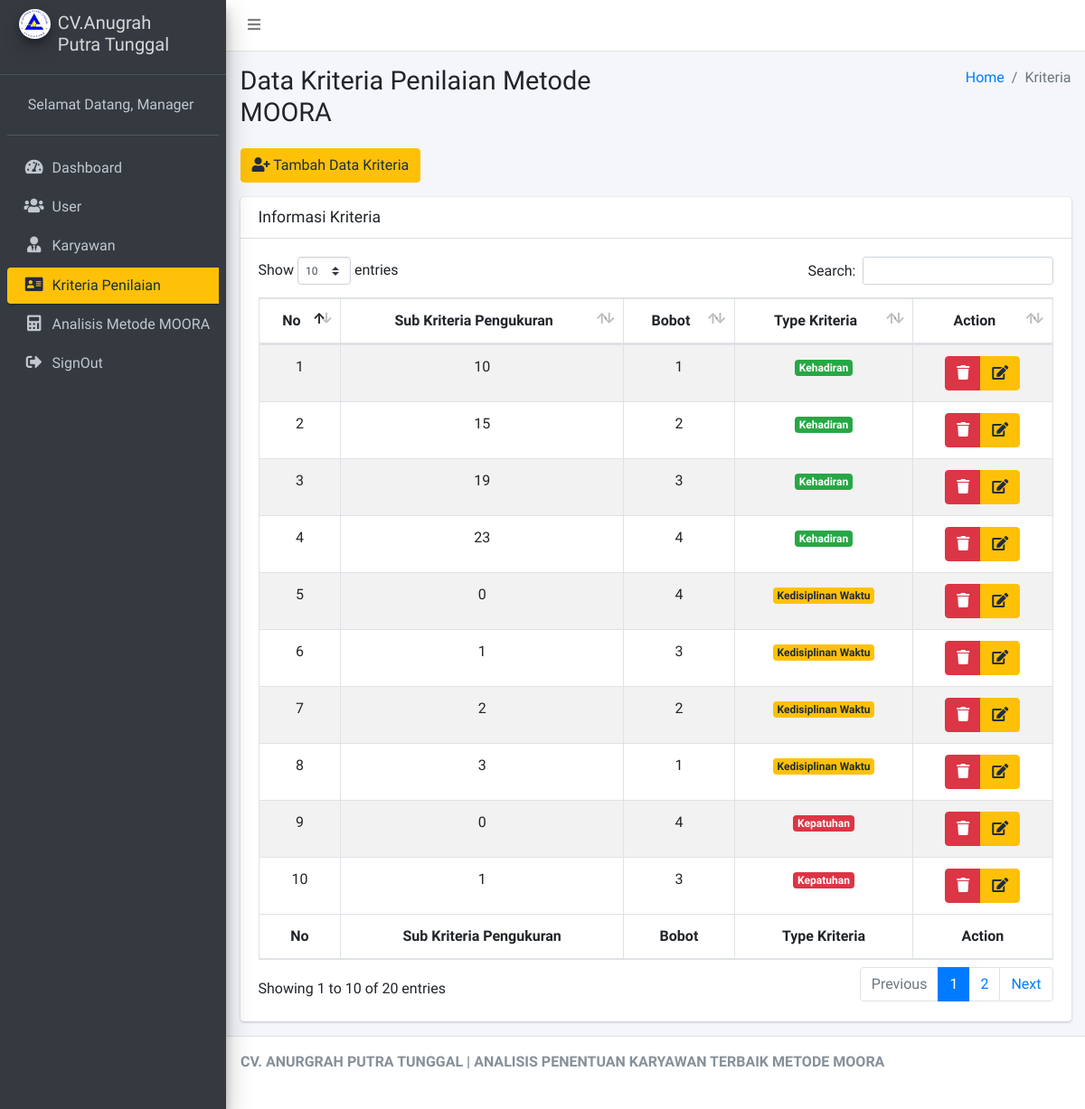
/Manager/cKriteria (signed in), run on an earlier commit of the app's database.
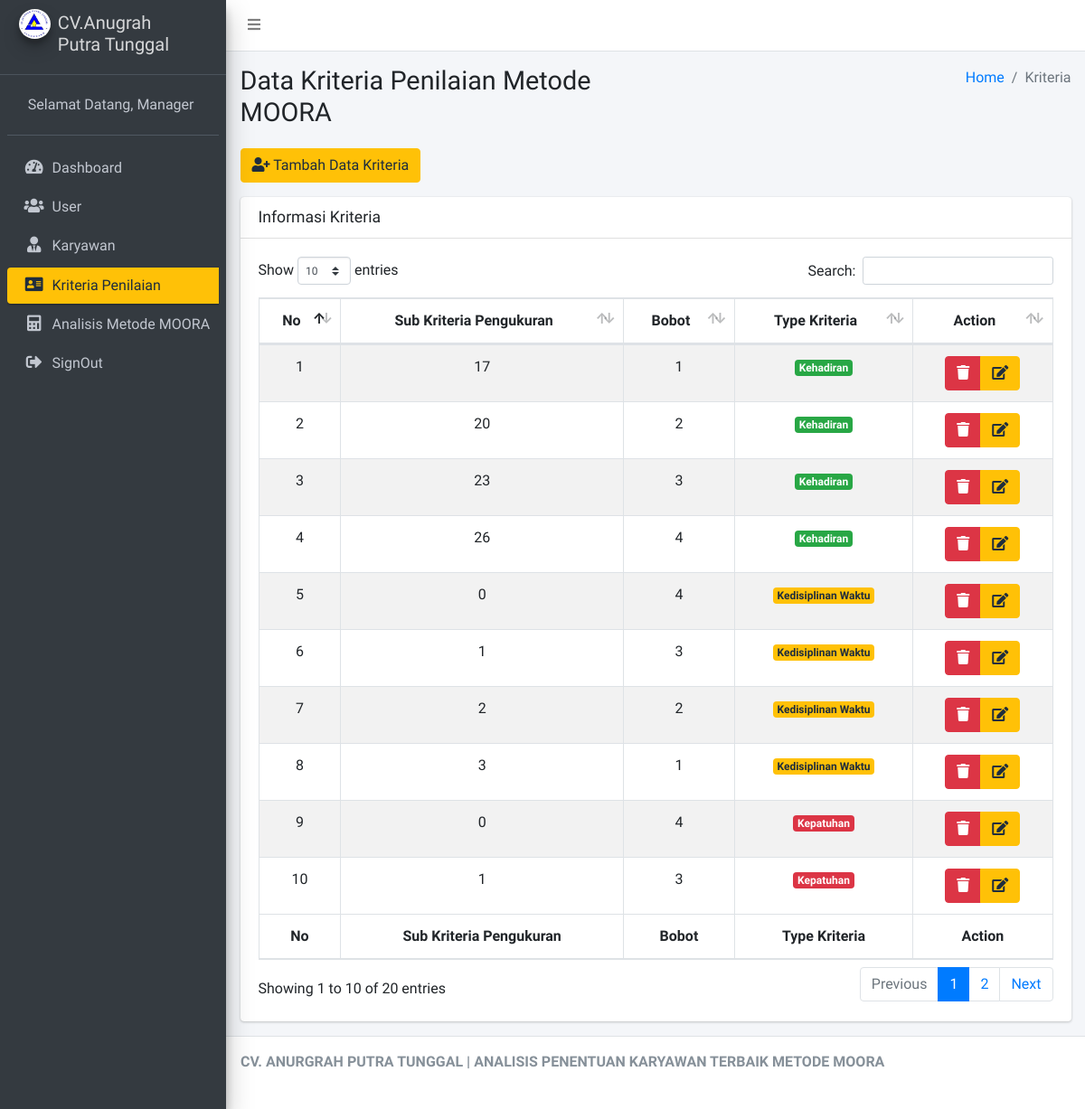
And on a later commit of the database.
### tables this page shows
CREATE TABLE `tbl_kriteria` (
  `id_kriteria` int(11) NOT NULL,
  `nama_kriteria` varchar(125) NOT NULL,
  `bobot` int(11) NOT NULL,
  `type` int(11) NOT NULL
);

### application/controllers/Manager/cKriteria.php (called while the page is built, shortened)
<?php
class cKriteria extends CI_Controller
{
	public function __construct()
	{
		$this->load->model('mKriteria');
	}
	public function index()
	{
		$data = array(
			'kriteria' => $this->mKriteria->select()
		);
		$this->load->view('Manager/Layout/head');
		$this->load->view('Manager/Layout/aside');
		$this->load->view('Manager/vKriteria', $data);
		$this->load->view('Manager/Layout/footer');
	}
}

### index.php (called while the page is built, shortened)
<?php
require_once BASEPATH.'core/CodeIgniter.php';

### application/models/mKriteria.php (called while the page is built, shortened)
<?php
class mKriteria extends CI_Model
{
	public function select()
	{
		$this->db->select('*');
		$this->db->from('tbl_kriteria');
		return $this->db->get()->result();
	}
}

### application/views/Manager/vKriteria.php (the view, shortened to what this page needs)
<div class="content-wrapper">
	<section class="content-header">
		<div class="container-fluid">
			<div class="row mb-2">
				<div class="col-sm-6">
					<h1>Data Kriteria Penilaian Metode MOORA</h1>
				</div>
				<div class="col-sm-6">
					<ol class="breadcrumb float-sm-right">
						<li class="breadcrumb-item"><a href="#">Home</a></li>
						<li class="breadcrumb-item active">Kriteria</li>
					</ol>
				</div>
			</div>
		</div>
	</section>
	<section class="content">
		<div class="container-fluid">
			<div class="row">
				<div class="col-12  ">
					<button type="button" class="btn btn-warning mb-3" data-toggle="modal" data-target="#modal-default">
						<i class="fas fa-user-plus"></i> Tambah Data Kriteria
					</button>
					<div class="card">
						<div class="card-header">
							<h3 class="card-title">Informasi Kriteria</h3>
						</div>
						<div class="card-body">
							<table id="example1" class="table table-bordered table-striped">
								<thead>
									<tr>
										<th class="text-center">No</th>
										<th class="text-center">Sub Kriteria Pengukuran</th>
										<th class="text-center">Bobot</th>
										<th class="text-center">Type Kriteria</th>
										<th class="text-center">Action</th>
									</tr>
								</thead>
								<tbody>
									<?php
									$no = 1;
									foreach ($kriteria as $key => $value) {
									?>
										<tr>
											<td class="text-center"><?= $no++ ?></td>
											<td class="text-center"><?= $value->nama_kriteria ?></td>
											<td class="text-center"><?= $value->bobot ?></td>
											<td class="text-center"><?php
																	if ($value->type == '1') {
																	?>
													<span class="badge badge-success">Kehadiran</span>
												<?php
																	} else if ($value->type == '2') {
												?>
													<span class="badge badge-warning">Kedisiplinan Waktu</span>
												<?php
																	} else if ($value->type == '3') {
												?>
													<span class="badge badge-danger">Kepatuhan</span>
												<?php
																	} else if ($value->type == '4') {
												?>
													<span class="badge badge-info">Pengelolaan Alat</span>
												<?php
																	} else if ($value->type == '5') {
												?>
													<span class="badge badge-primary">Masa Kerja</span>
												<?php
																	}
												?>
											</td>
											<td class="text-center">
												<div class="btn-group">
													<a href="<?= base_url('Admin/cKelolaData/deleteuser/' . $value->id_kriteria) ?>" class="btn btn-danger"><i class="fas fa-trash"></i></a>
													<button type="button" data-toggle="modal" data-target="#edit<?= $value->id_kriteria ?>" class="btn btn-warning"><i class="fas fa-edit"></i></button>
												</div>
											</td>
										</tr>
									<?php
									}
									?>
								</tbody>
								<tfoot>
									<tr>
										<th class="text-center">No</th>
										<th class="text-center">Sub Kriteria Pengukuran</th>
										<th class="text-center">Bobot</th>
										<th class="text-center">Type Kriteria</th>
										<th class="text-center">Action</th>
									</tr>
								</tfoot>
							</table>
						</div>
					</div>
				</div>
			</div>
		</div>
	</section>
</div>

### application/views/Manager/Layout/head.php (shortened to what this page needs)
<!DOCTYPE html>
<html>
<head>
	<link rel="stylesheet" href="<?= base_url('asset/AdminLTE/') ?>plugins/fontawesome-free/css/all.min.css">
	<link rel="stylesheet" href="https://code.ionicframework.com/ionicons/2.0.1/css/ionicons.min.css">
	<link rel="stylesheet" href="<?= base_url('asset/AdminLTE/') ?>plugins/tempusdominus-bootstrap-4/css/tempusdominus-bootstrap-4.min.css">
	<link rel="stylesheet" href="<?= base_url('asset/AdminLTE/') ?>dist/css/adminlte.min.css">
	<link rel="stylesheet" href="<?= base_url('asset/AdminLTE/') ?>plugins/overlayScrollbars/css/OverlayScrollbars.min.css">
	<link rel="stylesheet" href="<?= base_url('asset/AdminLTE/') ?>plugins/daterangepicker/daterangepicker.css">
	<link rel="stylesheet" href="<?= base_url('asset/AdminLTE/') ?>plugins/summernote/summernote-bs4.css">
	<link rel="stylesheet" href="<?= base_url('asset/AdminLTE/') ?>plugins/datatables-bs4/css/dataTables.bootstrap4.min.css">
	<link rel="stylesheet" href="<?= base_url('asset/AdminLTE/') ?>plugins/datatables-responsive/css/responsive.bootstrap4.min.css">
	<link rel="stylesheet" href="<?= base_url('asset/AdminLTE/') ?>plugins/daterangepicker/daterangepicker.css">
	<link rel="stylesheet" href="<?= base_url('asset/AdminLTE/') ?>plugins/select2/css/select2.min.css">
	<link rel="stylesheet" href="<?= base_url('asset/AdminLTE/') ?>plugins/select2-bootstrap4-theme/select2-bootstrap4.min.css">
</head>
<body class="hold-transition sidebar-mini layout-fixed">
	<div class="wrapper">
		<nav class="main-header navbar navbar-expand navbar-white navbar-light">
			<ul class="navbar-nav">
				<li class="nav-item">
					<a class="nav-link" data-widget="pushmenu" href="#" role="button"><i class="fas fa-bars"></i></a>
				</li>
			</ul>
		</nav>

### application/views/Manager/Layout/aside.php
<aside class="main-sidebar sidebar-dark-warning elevation-4">
	<a href="index3.html" class="brand-link">
		<img src="<?= base_url('asset/logo.jpg') ?>" alt="AdminLTE Logo" class="brand-image img-circle elevation-3">
		<h5 class="brand-text font-weight-light">CV.Anugrah <br>Putra Tunggal</h5>
	</a>
	<div class="sidebar">
		<div class="user-panel mt-3 pb-3 mb-3 d-flex">
			<div class="image">
			</div>
			<div class="info">
				<a href="#" class="d-block">Selamat Datang, Manager</a>
			</div>
		</div>
		<nav class="mt-2">
			<ul class="nav nav-pills nav-sidebar flex-column" data-widget="treeview" role="menu" data-accordion="false">
				<li class="nav-item">
					<a href="<?= base_url('Manager/cDashboard') ?>" class="nav-link   <?php if ($this->uri->segment(1) == 'Manager' && $this->uri->segment(2) == 'cDashboard') {
																							echo 'active';
																						}  ?>">
						<i class="nav-icon fas fa-tachometer-alt"></i>
						<p>Dashboard</p>
					</a>
				</li>
				<li class="nav-item">
					<a href="<?= base_url('Manager/cUser') ?>" class="nav-link  <?php if ($this->uri->segment(1) == 'Manager' && $this->uri->segment(2) == 'cUser') {
																					echo 'active';
																				}  ?>">
						<i class="nav-icon fas fa-users"></i>
						<p>
							User
						</p>
					</a>
				</li>
				<li class="nav-item">
					<a href="<?= base_url('Manager/cKaryawan') ?>" class="nav-link  <?php if ($this->uri->segment(1) == 'Manager' && $this->uri->segment(2) == 'cKaryawan') {
																						echo 'active';
																					}  ?>">
						<i class="nav-icon fas fa-user-tie"></i>
						<p>
							Karyawan
						</p>
					</a>
				</li>
				<li class="nav-item">
					<a href="<?= base_url('Manager/cKriteria') ?>" class="nav-link  <?php if ($this->uri->segment(1) == 'Manager' && $this->uri->segment(2) == 'cKriteria') {
																						echo 'active';
																					}  ?>">
						<i class="nav-icon fas fa-address-card"></i>
						<p>
							Kriteria Penilaian
						</p>
					</a>
				</li>
				<li class="nav-item">
					<a href="<?= base_url('Manager/cAnalisis') ?>" class="nav-link  <?php if ($this->uri->segment(1) == 'Manager' && $this->uri->segment(2) == 'cAnalisis') {
																						echo 'active';
																					}  ?>">
						<i class="nav-icon fas fa-calculator"></i>
						<p>
							Analisis Metode MOORA
						</p>
					</a>
				</li>
				<li class="nav-item">
					<a href="<?= base_url('cAuth/logout') ?>" class="nav-link">
						<i class="nav-icon fas fa-sign-out-alt"></i>
						<p>SignOut</p>
					</a>
				</li>
			</ul>
		</nav>
	</div>
</aside>

### application/views/Manager/Layout/footer.php (shortened to what this page needs)
<footer class="main-footer">
	<strong>CV. ANURGRAH PUTRA TUNGGAL | ANALISIS PENENTUAN KARYAWAN TERBAIK METODE MOORA</strong>
</footer>
</div>
</body>
</html>

What changed in the data, as far as the page shows it:
changed tbl_kriteria (number 1 of 10 on the later page): nama_kriteria "10" → "17"
changed tbl_kriteria (number 2 of 10 on the later page): nama_kriteria "15" → "20"
changed tbl_kriteria (number 3 of 10 on the later page): nama_kriteria "19" → "23"
changed tbl_kriteria (number 4 of 10 on the later page): nama_kriteria "23" → "26"
